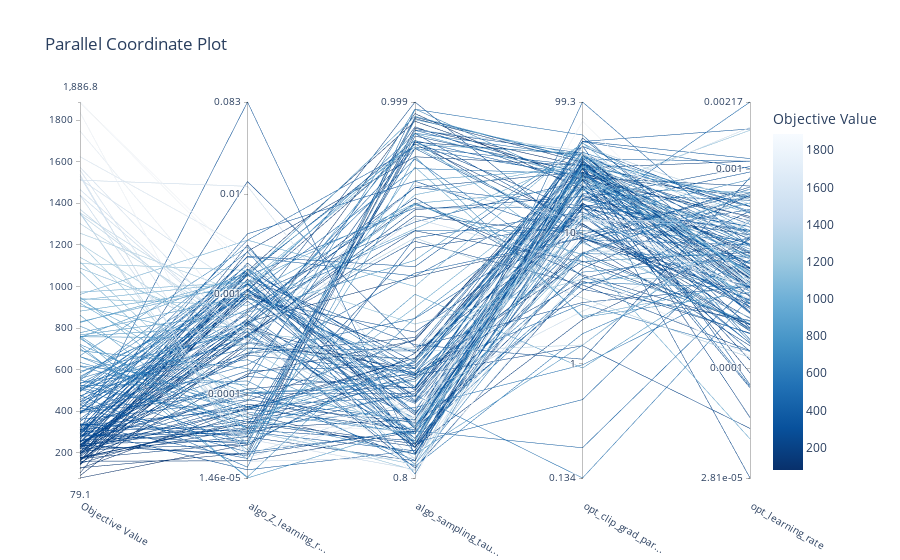

Source (notebook cell):
### Code cell
plot_parallel_coordinate(f_study,params=study.best_trial.params.keys())

### Figure 1 — Plotly figure (JSON) as saved in the notebook; plotly's stock layout.template omitted (floating-point values rounded to 4 significant figures; data arrays with more than 128 entries replaced by an {"elided": "..."} marker saying what was removed)
{"data": [{"dimensions": [{"label": "Objective Value", "range": [79.05, 1887.0], "values": {"elided": "188 float values"}}, {"label": "algo_Z_learning_r...", "range": [-4.836, -1.081], "ticktext": ["1.46e-05", "0.0001", "0.001", "0.01", "0.083"], "tickvals": [-4.836, -4, -3, -2, -1.081], "values": {"elided": "188 float values"}}, {"label": "algo_sampling_tau...", "range": [-0.09681, -0.0002861], "ticktext": ["0.8", "0.999"], "tickvals": [-0.09681, -0.0002861], "values": {"elided": "188 float values"}}, {"label": "opt_clip_grad_par...", "range": [-0.873, 1.997], "ticktext": ["0.134", "1", "10", "99.3"], "tickvals": [-0.873, 0, 1, 1.997], "values": {"elided": "188 float values"}}, {"label": "opt_learning_rate", "range": [-4.551, -2.663], "ticktext": ["2.81e-05", "0.0001", "0.001", "0.00217"], "tickvals": [-4.551, -4, -3, -2.663], "values": {"elided": "188 float values"}}], "labelangle": 30, "labelside": "bottom", "line": {"color": {"elided": "188 float values"}, "colorbar": {"title": {"text": "Objective Value"}}, "colorscale": [[0, "rgb(247,251,255)"], [0.125, "rgb(222,235,247)"], [0.25, "rgb(198,219,239)"], [0.375, "rgb(158,202,225)"], [0.5, "rgb(107,174,214)"], [0.625, "rgb(66,146,198)"], [0.75, "rgb(33,113,181)"], [0.875, "rgb(8,81,156)"], [1, "rgb(8,48,107)"]], "reversescale": true, "showscale": true}, "type": "parcoords"}], "layout": {"title": {"text": "Parallel Coordinate Plot"}}}
